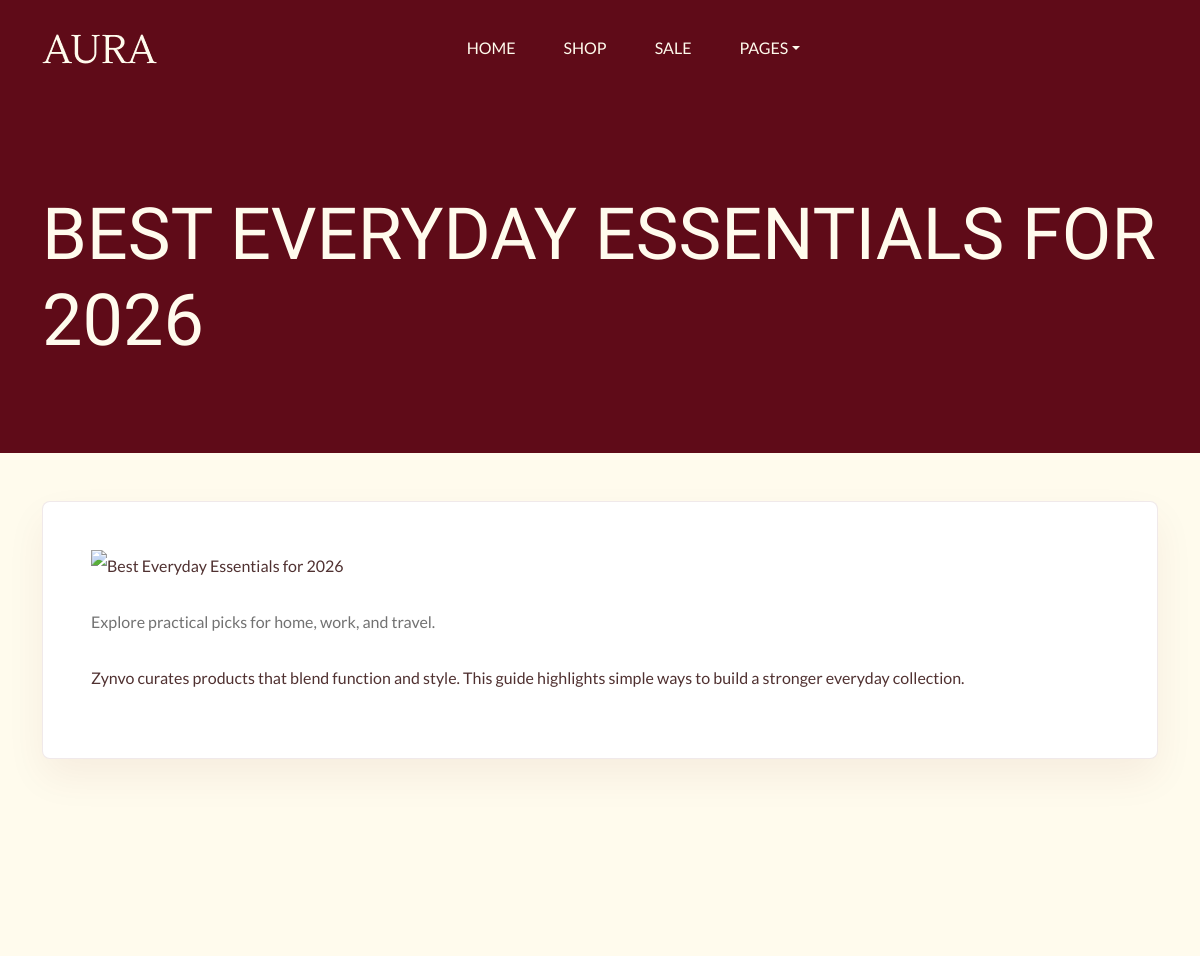
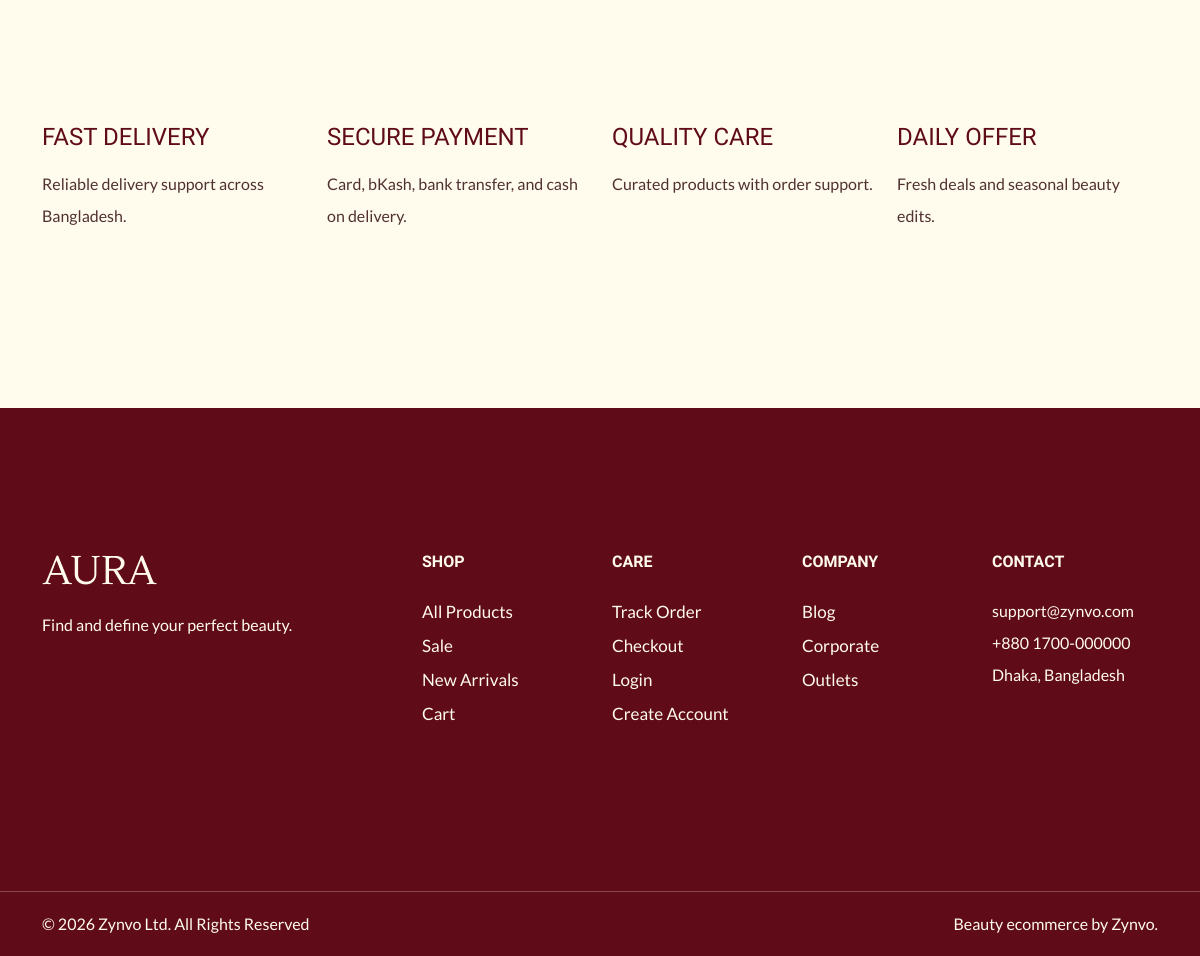
/blog/best-everyday-essentials/, run on the app's committed database (2 pictures, top to bottom).
### core/models.py (models this page shows, shortened)
class BlogPost(models.Model):
    category = models.ForeignKey(BlogCategory, on_delete=models.SET_NULL, null=True, blank=True)
    title = models.CharField(max_length=160)
    slug = models.SlugField(unique=True, blank=True)
    excerpt = models.TextField(blank=True)
    content = models.TextField()
    featured_image = models.ImageField(upload_to='blog/', blank=True, null=True)
    is_published = models.BooleanField(default=True)
    created_at = models.DateTimeField(auto_now_add=True)
    class Meta:
        ordering = ['-created_at']
    @property
    def demo_image_url(self):
        text = f'{(self.title or "").lower()} {(self.excerpt or "").lower()}'
        image_map = [
            (('skincare', 'skin', 'beauty', 'glow', 'serum'), 'https://images.pexels.com/photos/6621434/pexels-photo-6621434.jpeg?auto=compress&cs=tinysrgb&w=1200&h=800&fit=crop'),
            (('gadget', 'smart', 'tech', 'phone', 'laptop'), 'https://images.pexels.com/photos/356056/pexels-photo-356056.jpeg?auto=compress&cs=tinysrgb&w=1200&h=800&fit=crop'),
            (('home', 'kitchen', 'appliance', 'living'), 'https://images.pexels.com/photos/5824519/pexels-photo-5824519.jpeg?auto=compress&cs=tinysrgb&w=1200&h=800&fit=crop'),
            (('fashion', 'style', 'outfit'), 'https://images.pexels.com/photos/994523/pexels-photo-994523.jpeg?auto=compress&cs=tinysrgb&w=1200&h=800&fit=crop'),
            (('delivery', 'shipping', 'order'), 'https://images.pexels.com/photos/6169034/pexels-photo-6169034.jpeg?auto=compress&cs=tinysrgb&w=1200&h=800&fit=crop'),
        ]
        for keywords, image_url in image_map:
            if any(keyword in text for keyword in keywords):
                return image_url
        return 'https://images.pexels.com/photos/3183150/pexels-photo-3183150.jpeg?auto=compress&cs=tinysrgb&w=1200&h=800&fit=crop'
    @property
    def primary_image_url(self):
        if self.featured_image:
            return self.featured_image.url
        return self.demo_image_url

class SingletonModel(models.Model):
    class Meta:
        abstract = True
    @classmethod
    def load(cls):
        obj, _ = cls.objects.get_or_create(pk=1)
        return obj

class SiteSettings(SingletonModel):
    site_name = models.CharField(max_length=100, default='Zynvo')
    tagline = models.CharField(max_length=150, default='Smart living, curated beautifully.')
    support_phone = models.CharField(max_length=30, default='+880 1700-000000')
    support_email = models.EmailField(default='support@zynvo.com')
    address = models.CharField(max_length=255, default='Dhaka, Bangladesh')
    copyright_text = models.CharField(max_length=255, default='© 2026 Zynvo Ltd. All Rights Reserved')
    hero_title = models.CharField(max_length=140, default='Elevate your everyday with Zynvo')
    hero_subtitle = models.CharField(
        max_length=255,
        default='Discover hand-picked lifestyle, fashion, and gadget essentials with fast delivery.',
    )
    announcement_text = models.CharField(max_length=255, default='Free shipping on orders over ৳3000')
    corporate_cta_title = models.CharField(max_length=140, default='Become Our Corporate Partner')
    corporate_cta_url = models.CharField(max_length=255, default='/corporate/')
    facebook_url = models.URLField(blank=True)
    instagram_url = models.URLField(blank=True)
    youtube_url = models.URLField(blank=True)
    linkedin_url = models.URLField(blank=True)

### core/views.py (the view)
# urls.py: path('blog/<slug:slug>/', views.blog_detail, name='blog_detail'),
def blog_detail(request, slug):
    try:
        post = get_object_or_404(BlogPost, slug=slug, is_published=True)
        return render(request, 'core/blog_detail.html', {'post': post})
    except Exception:
        return demo_blog_detail(request, slug)

### orders/cart_utils.py (called while the page is built, shortened)
def _cart(request, create=False):
    cart = request.session.get('cart')
    if cart is None:
        cart = {}
        if create:
            request.session['cart'] = cart
    return cart

def get_cart_items(request):
    from catalog.models import Product, ProductVariant
    cart = _cart(request)
    items = []
    subtotal = Decimal('0.00')
    if not cart:
        return items, subtotal

### orders/context_processors.py (called while the page is built)
def cart_context(request):
    items, subtotal = get_cart_items(request)
    return {
        'cart_items': items,
        'cart_subtotal': subtotal,
        'cart_count': sum(item['quantity'] for item in items),
    }

### templates/core/blog_detail.html (shortened to what this page needs)
{% extends 'base.html' %}
{% block content %}
<section class="page-hero"><div class="container"><h1 class="display-2 text-uppercase">{{ post.title }}</h1></div></section>
<section class="padding-medium pt-5">
  <div class="container">
    <article class="aura-card p-4 p-lg-5">
        <img src="{{ post.primary_image_url }}" alt="{{ post.title }}" class="w-100 mb-4 blog-hero-image">
        <p class="aura-muted mb-4">{{ post.excerpt }}</p>
        {{ post.content|linebreaks }}
    </article>
  </div>
</section>
{% endblock %}

### templates/includes/footer.html (shortened to what this page needs)
{% load static %}
<section id="service" class="padding-medium">
  <div class="container">
    <div class="row">
      <div class="col-md-3 my-3">
        <div class="card">
          <h4 class="text-uppercase py-3 m-0">Fast Delivery</h4>
          <p>Reliable delivery support across Bangladesh.</p>
        </div>
      </div>
      <div class="col-md-3 my-3">
        <div class="card">
          <h4 class="text-uppercase py-3 m-0">Secure Payment</h4>
          <p>Card, bKash, bank transfer, and cash on delivery.</p>
        </div>
      </div>
      <div class="col-md-3 my-3">
        <div class="card">
          <h4 class="text-uppercase py-3 m-0">Quality Care</h4>
          <p>Curated products with order support.</p>
        </div>
      </div>
      <div class="col-md-3 my-3">
        <div class="card">
          <h4 class="text-uppercase py-3 m-0">Daily Offer</h4>
          <p>Fresh deals and seasonal beauty edits.</p>
        </div>
      </div>
    </div>
  </div>
</section>
<footer id="footer" class="bg-primary padding-medium">
  <div class="container text-light">
    <div class="row">
      <div class="col-md-4">
        <div class="footer-menu">
          <img src="{% static 'aura/images/logo.png' %}" alt="{{ site_settings.site_name }}">
          <p class="mt-4">Find and define your perfect beauty.</p>
          <div class="social-links mt-4">
            <ul class="d-flex list-unstyled gap-3">
              <li><a href="{{ site_settings.facebook_url|default:'#' }}"><iconify-icon class="social-icon text-light fs-4 me-4" icon="ri:facebook-fill"></iconify-icon></a></li>
              <li><a href="{{ site_settings.instagram_url|default:'#' }}"><iconify-icon class="social-icon text-light fs-4 me-4" icon="ri:instagram-fill"></iconify-icon></a></li>
              <li><a href="{{ site_settings.youtube_url|default:'#' }}"><iconify-icon class="social-icon text-light fs-4 me-4" icon="ri:youtube-fill"></iconify-icon></a></li>
            </ul>
          </div>
        </div>
      </div>
      <div class="col-md-2">
        <div class="footer-menu">
          <h6 class="text-uppercase fw-bold text-light mb-4">Shop</h6>
          <ul class="menu-list list-unstyled">
            <li><a href="{% url 'catalog:shop' %}" class="footer-link">All Products</a></li>
            <li><a href="{% url 'catalog:shop' %}?sale=1" class="footer-link">Sale</a></li>
            <li><a href="{% url 'catalog:shop' %}?sort=latest" class="footer-link">New Arrivals</a></li>
            <li><a href="{% url 'orders:cart' %}" class="footer-link">Cart</a></li>
          </ul>
        </div>
      </div>
      <div class="col-md-2">
        <div class="footer-menu">
          <h6 class="text-uppercase fw-bold text-light mb-4">Care</h6>
          <ul class="menu-list list-unstyled">
            <li><a href="{% url 'orders:tracking' %}" class="footer-link">Track Order</a></li>
            <li><a href="{% url 'orders:checkout' %}" class="footer-link">Checkout</a></li>
            <li><a href="{% url 'accounts:login' %}" class="footer-link">Login</a></li>
            <li><a href="{% url 'accounts:register' %}" class="footer-link">Create Account</a></li>
          </ul>
        </div>
      </div>
      <div class="col-md-2">
        <div class="footer-menu">
          <h6 class="text-uppercase fw-bold text-light mb-4">Company</h6>
          <ul class="menu-list list-unstyled">
            <li><a href="{% url 'core:blog_index' %}" class="footer-link">Blog</a></li>
            <li><a href="{% url 'core:corporate' %}" class="footer-link">Corporate</a></li>
            <li><a href="{% url 'core:outlets' %}" class="footer-link">Outlets</a></li>
          </ul>
        </div>
      </div>
      <div class="col-md-2">
        <div class="footer-menu">
          <h6 class="text-uppercase fw-bold text-light mb-4">Contact</h6>
          <ul class="menu-list list-unstyled">
            <li class="footer-link">{{ site_settings.support_email }}</li>
            <li class="footer-link">{{ site_settings.support_phone }}</li>
            <li class="footer-link">{{ site_settings.address }}</li>
          </ul>
        </div>
      </div>
    </div>
  </div>
</footer>
<div id="footer-bottom" class="bg-primary">
  <hr class="text-light m-0">
  <div class="container text-light pt-3">
    <div class="row">
      <div class="col-md-6 copyright"><p>{{ site_settings.copyright_text|default:"© Zynvo. All rights reserved." }}</p></div>
      <div class="col-md-6 text-md-end"><p>Beauty ecommerce by {{ site_settings.site_name }}.</p></div>
    </div>
  </div>
</div>

### static/css/styles.css (style rules this page uses)
:root { --header-height: 160px; --header-height-min: 80px; }
:root { --accent-color: #5f0b18; --dark-color: #222222; --light-dark-color: #727272; --light-color: #fffbed; --grey-color: #dbdbdb; --light-grey-color: #ffdede; --light-primary-color: #fffbed; }
:root { --body-font: "Lato", sans-serif; --heading-font: "Lustria", serif; }
body { --bs-body-bg: #fffbed; --bs-link-color: #333; --bs-link-hover-color: #333; --bs-link-color-rgb: 40, 40, 40; --bs-link-hover-color-rgb: 0, 0, 0; --bs-light-rgb: 255, 251, 237; --bs-font-sans-serif: "Lato", sans-serif; --bs-body-font-family: var(--bs-font-sans-serif); --bs-body-font-size: 1rem; --bs-body-font-weight: 400; --bs-body-line-height: 2; --bs-body-color: #503131; --bs-primary: #5f0b18; --bs-primary-rgb: 95, 11, 24; --bs-primary-bg-subtle: #FFF9EB; --bs-border-color: #F7F7F7; --bs-secondary-rgb: 230, 243, 251; --bs-success-rgb: 238, 245, 228; --bs-danger-rgb: 249, 235, 231; --bs-warning-rgb: 255, 249, 235; --bs-info-rgb: 230, 243, 250; }
h1, h2, h3, h4, h5, h6 { font-family: var(--heading-font); color: var(--accent-color); font-weight: 500; text-transform: capitalize; }
a { text-decoration: none; }
.padding-medium { padding-top: 9rem; padding-bottom: 9rem; }
a.footer-link { color: var(--light-color); font-size: 1.0625rem; text-transform: capitalize; }
.card { --bs-card-inner-border-radius: none; --bs-card-bg: transparent; background-color: transparent; border: none; }
.aura-site { background: var(--light-color); }
.page-hero { padding-top: 12rem; padding-bottom: 5rem; background: var(--accent-color); color: var(--light-color); }
.page-hero h1, .page-hero p, .page-hero a { color: var(--light-color); }
.aura-card { background: #fff; border: 1px solid rgba(95, 11, 24, 0.09); border-radius: 8px; box-shadow: 0 18px 40px rgba(95, 11, 24, 0.06); }
.aura-muted { color: var(--light-dark-color); }

### data on the page
BlogPost: title "BEST EVERYDAY ESSENTIALS FOR 2026", excerpt "Explore practical picks for home, work, and travel.", content "Zynvo curates products that blend function and style. This guide highlights simple ways to build a stronger everyday collection."
SiteSettings: support_email "support@zynvo.com", support_phone "+880 1700-000000", address "Dhaka, Bangladesh", copyright_text "© 2026 Zynvo Ltd. All Rights Reserved", site_name "Zynvo"
